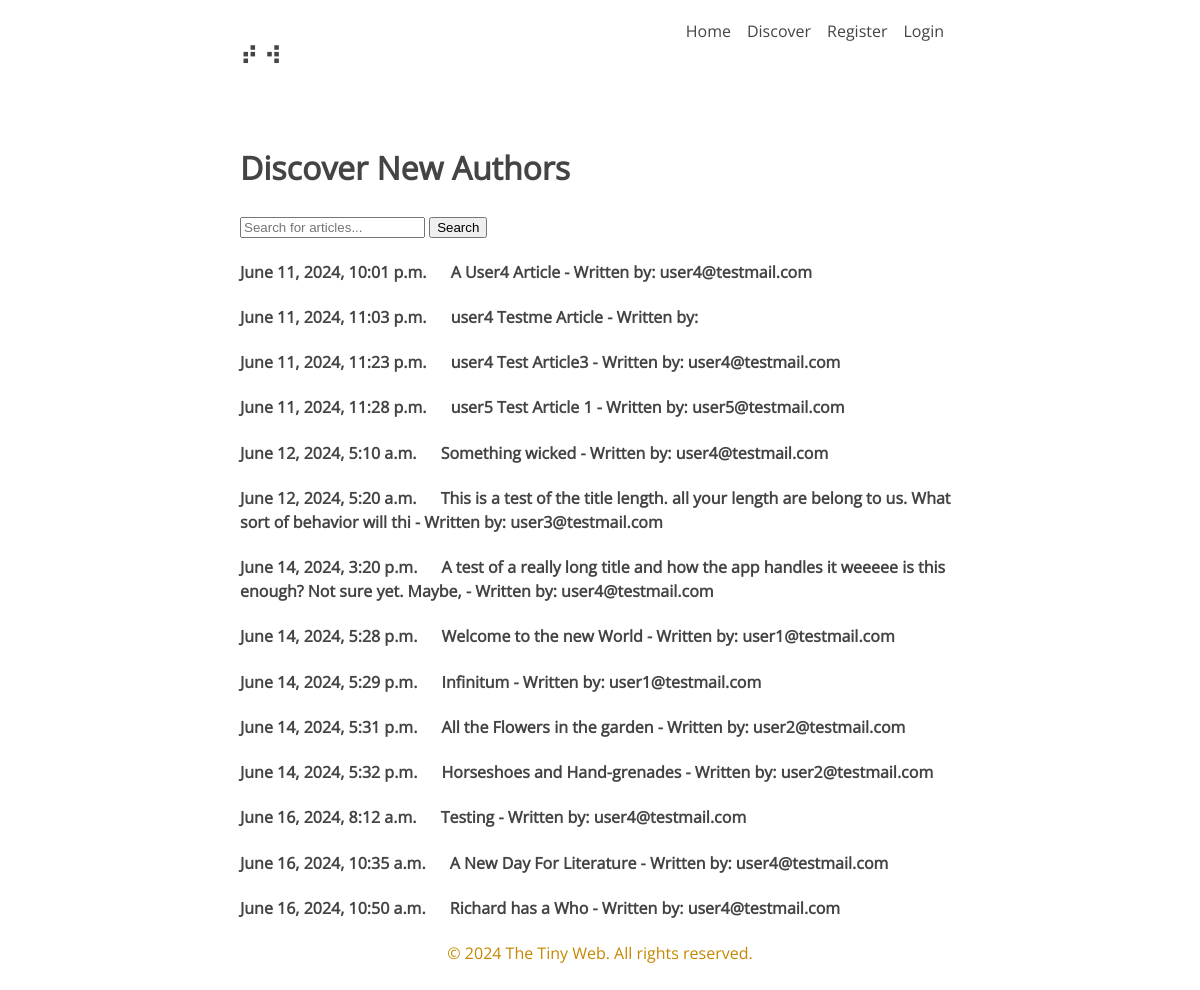
/discover/discover-articles/, run on the app's committed database.
### user/models.py (models this page shows, shortened)
class Article(models.Model):
    title = models.CharField(max_length=100)
    content = MarkdownxField()
    created_at = models.DateTimeField(auto_now_add=True)
    updated_at = models.DateTimeField(auto_now=True)
    user = models.ForeignKey(CustomUser, max_length=10, on_delete=models.CASCADE, null=True)

### account/models.py (models this page shows, shortened)
class CustomUser(AbstractBaseUser, PermissionsMixin):
    username = None
    email = models.EmailField(unique=True)
    is_active = models.BooleanField(default=True)
    is_staff = models.BooleanField(default=False)
    date_joined = models.DateTimeField(default=timezone.now)
    USERNAME_FIELD = 'email'
    REQUIRED_FIELDS = []
    objects = CustomUserManager()
    class DiscoverArticles(models.Model):
        title = models.CharField(max_length=100)

### discover/views.py (the view)
# urls.py: path('discover-articles/', views.discover_articles, name='discover-articles'),
def discover_articles(request):
    query = request.GET.get('search_query')
    if query:
        article = Article.objects.filter(
            Q(title__icontains=query) |
            Q(content__icontains=query)
        ).distinct()
    else:
        article = Article.objects.all()
    context = {'AllArticles': article}
    return render(request, 'discover/discover-articles.html', context)

### discover/templates/discover/discover-articles.html (shortened to what this page needs)
{% extends 'account/base.html' %}
{% block content %}
    <h1>Discover New Authors</h1>
    <form id="search-form" action="{% url 'discover-articles' %}" method="GET">
        <input type="text" id="search-query" name="search_query" placeholder="Search for articles...">
        <button type="submit">Search</button>
    </form>
    <div class="discover-list">
    <ul>
        {% for article in AllArticles %}
            <li>
                <h4><a href="{% url 'discover-article-detail' article.id %}"><span class="article-info">{{ article.created_at }} </span>    {{ article.title }} - Written by: {{ article.user.email }}</h4></a>
            </li>
        {% endfor %}
    </ul>
    </div>
{% endblock %}

### static/css/style.css (style rules this page uses)
:root { --width: 800px; --font-main: Open Sans, sans-serif; --font-secondary: Open Sans, sans-serif; --font-scale: 1em; --background-color: #fff; --heading-color: #222; --text-color: #444; --link-color: #3273dc; --visited-color: #8b6fcb; --code-background-color: #f2f2f2; --code-color: #222; --blockquote-color: #222; margin: auto; }
body { max-width: var(--width); background-color: var(--background-color); color: var(--text-color); font-family: var(--font-main); font-size: var(--font-scale); margin: auto; padding: 20px; max-width: 720px; text-align: left; word-wrap: break-word; overflow-wrap: break-word; line-height: 1.5; }
.discover-list { margin: 0; }
.discover-list ul { padding: 0; }
.discover-list li { list-style: none; }
.discover-list a { text-decoration: none; color: var(--text-color); }
.article-info { margin-right: 20px; }

### data on the page
Article: created_at "June 11, 2024, 10:01 p.m.", title "A User4 Article", user.email "user4@testmail.com"
Article: created_at "June 11, 2024, 11:03 p.m.", title "user4 Testme Article"
Article: created_at "June 11, 2024, 11:23 p.m.", title "user4 Test Article3", user.email "user4@testmail.com"
Article: created_at "June 11, 2024, 11:28 p.m.", title "user5 Test Article 1", user.email "user5@testmail.com"
Article: created_at "June 12, 2024, 5:10 a.m.", title "Something wicked", user.email "user4@testmail.com"
Article: created_at "June 12, 2024, 5:20 a.m.", title "This is a test of the title length. all your length are belong to us. What sort of behavior will thi", user.email "user3@testmail.com"
Article: created_at "June 14, 2024, 3:20 p.m.", title "A test of a really long title and how the app handles it weeeee is this enough? Not sure yet. Maybe,", user.email "user4@testmail.com"
Article: created_at "June 14, 2024, 5:28 p.m.", title "Welcome to the new World", user.email "user1@testmail.com"
Article: created_at "June 14, 2024, 5:29 p.m.", title "Infinitum", user.email "user1@testmail.com"
Article: created_at "June 14, 2024, 5:31 p.m.", title "All the Flowers in the garden", user.email "user2@testmail.com"
Article: created_at "June 14, 2024, 5:32 p.m.", title "Horseshoes and Hand-grenades", user.email "user2@testmail.com"
Article: created_at "June 16, 2024, 8:12 a.m.", title "Testing", user.email "user4@testmail.com"
Article: created_at "June 16, 2024, 10:35 a.m.", title "A New Day For Literature", user.email "user4@testmail.com"
Article: created_at "June 16, 2024, 10:50 a.m.", title "Richard has a Who", user.email "user4@testmail.com"
